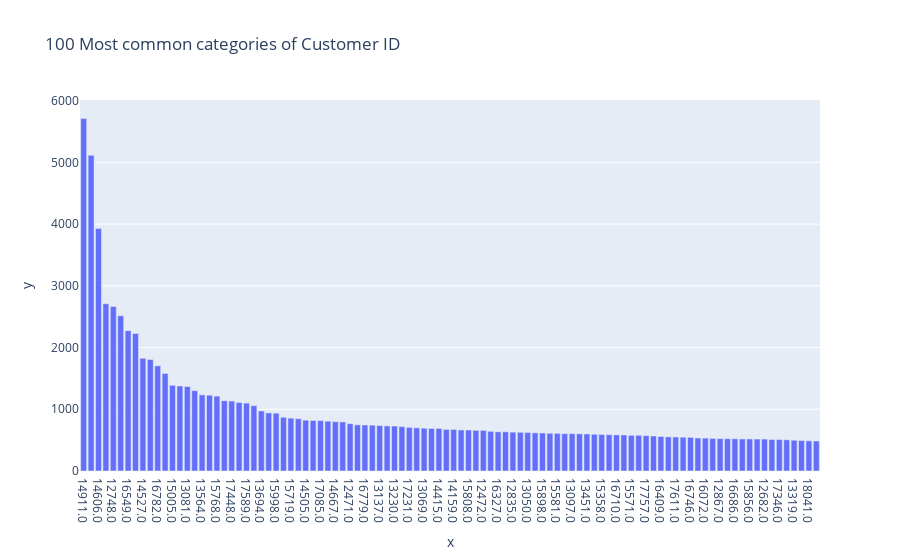

Write notebook code for a chart like this one.
### Markdown cell above
#### InvoiceDate: 

Hay un total de 525461 observacion, sin valores faltantes con un 99.04% de datos duplicados. La primera fecha de compra fue "2009-12-01". Y la ultima fecha de compra fue "2010-12-09". Es decir, un rango de casi 1 año. Del histograma se puede observar que el periodo nov-dec posee mas compras, mientras que nov-jan posee menos compras.

### Code cell
profile_serie(df_retail['Customer ID'])

### Figure 1 — Plotly figure (JSON) as saved in the notebook; plotly's stock layout.template omitted (floating-point values rounded to 4 significant figures)
{"data": [{"alignmentgroup": "True", "hovertemplate": "x=%{x}<br>y=%{y}<extra></extra>", "legendgroup": "", "marker": {"color": "#636efa", "pattern": {"shape": ""}}, "name": "", "offsetgroup": "", "orientation": "v", "showlegend": false, "textposition": "auto", "type": "bar", "x": ["14911.0", "17841.0", "14606.0", "14156.0", "12748.0", "17850.0", "16549.0", "15311.0", "14527.0", "14646.0", "16782.0", "13089.0", "15005.0", "17377.0", "13081.0", "15039.0", "13564.0", "14298.0", "15768.0", "14680.0", "17448.0", "17920.0", "17589.0", "17511.0", "13694.0", "13093.0", "15998.0", "12921.0", "15719.0", "12681.0", "14505.0", "13174.0", "17085.0", "15555.0", "14667.0", "14081.0", "12471.0", "17243.0", "16779.0", "16984.0", "13137.0", "17068.0", "13230.0", "16713.0", "17231.0", "16161.0", "13069.0", "13001.0", "14415.0", "17865.0", "14159.0", "17238.0", "15808.0", "15547.0", "12472.0", "14044.0", "16327.0", "18102.0", "12835.0", "14030.0", "13050.0", "14085.0", "15898.0", "17338.0", "15581.0", "15867.0", "13097.0", "14049.0", "13451.0", "16938.0", "15358.0", "15061.0", "16710.0", "13206.0", "15571.0", "16550.0", "17757.0", "14040.0", "16409.0", "13869.0", "17611.0", "14031.0", "16746.0", "17965.0", "16072.0", "18069.0", "12867.0", "17799.0", "16686.0", "14535.0", "15856.0", "17576.0", "12682.0", "17364.0", "17346.0", "12949.0", "13319.0", "13148.0", "18041.0", "15615.0"], "xaxis": "x", "y": [5710, 5114, 3927, 2710, 2665, 2515, 2274, 2226, 1826, 1805, 1703, 1581, 1388, 1377, 1369, 1302, 1233, 1228, 1213, 1138, 1133, 1110, 1100, 1058, 973, 941, 937, 871, 856, 848, 823, 818, 816, 807, 799, 795, 767, 748, 745, 742, 737, 730, 728, 720, 706, 700, 693, 689, 689, 673, 673, 665, 664, 658, 658, 643, 635, 635, 630, 627, 625, 618, 616, 611, 610, 605, 605, 602, 600, 595, 591, 588, 585, 584, 578, 578, 573, 567, 559, 553, 551, 547, 545, 535, 533, 528, 525, 523, 521, 519, 519, 518, 517, 511, 509, 506, 498, 494, 489, 485], "yaxis": "y"}], "layout": {"barmode": "relative", "legend": {"tracegroupgap": 0}, "title": {"text": "100 Most common categories of Customer ID"}, "xaxis": {"anchor": "y", "domain": [0, 1], "title": {"text": "x"}}, "yaxis": {"anchor": "x", "domain": [0, 1], "title": {"text": "y"}}}}
